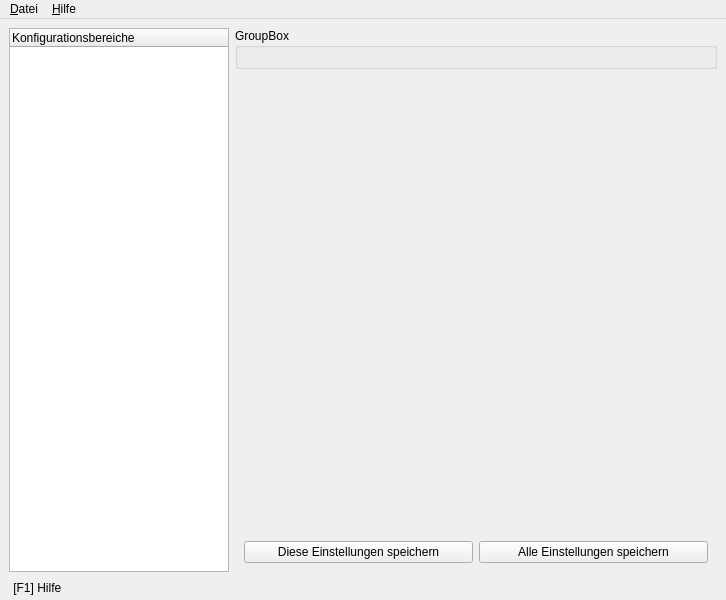
<?xml version="1.0" encoding="UTF-8"?>
<ui version="4.0">
 <class>opa</class>
 <widget class="QMainWindow" name="opa">
  <property name="geometry">
   <rect>
    <x>0</x>
    <y>0</y>
    <width>726</width>
    <height>600</height>
   </rect>
  </property>
  <property name="windowTitle">
   <string>OpenPhysio Administration</string>
  </property>
  <property name="windowIcon">
   <iconset resource="images/images.qrc">
    <normaloff>:/favicon.png</normaloff>:/favicon.png</iconset>
  </property>
  <widget class="QWidget" name="centralwidget">
   <layout class="QGridLayout" name="gridLayout">
    <item row="0" column="0" rowspan="3" colspan="2">
     <widget class="QTreeWidget" name="treeWidget">
      <property name="maximumSize">
       <size>
        <width>220</width>
        <height>16777215</height>
       </size>
      </property>
      <column>
       <property name="text">
        <string>Konfigurationsbereiche</string>
       </property>
      </column>
     </widget>
    </item>
    <item row="0" column="2" colspan="9">
     <widget class="QGroupBox" name="groupBox">
      <property name="title">
       <string>GroupBox</string>
      </property>
      <layout class="QGridLayout"/>
     </widget>
    </item>
    <item row="1" column="10">
     <spacer name="verticalSpacer">
      <property name="orientation">
       <enum>Qt::Vertical</enum>
      </property>
      <property name="sizeHint" stdset="0">
       <size>
        <width>20</width>
        <height>40</height>
       </size>
      </property>
     </spacer>
    </item>
    <item row="2" column="2" colspan="9">
     <widget class="QWidget" name="widget" native="true">
      <layout class="QGridLayout" name="gridLayout_2">
       <item row="0" column="0">
        <widget class="QPushButton" name="pbLocalSave">
         <property name="text">
          <string>Diese Einstellungen speichern</string>
         </property>
         <property name="icon">
          <iconset resource="images/images.qrc">
           <normaloff>:/save.png</normaloff>:/save.png</iconset>
         </property>
         <property name="iconSize">
          <size>
           <width>24</width>
           <height>24</height>
          </size>
         </property>
        </widget>
       </item>
       <item row="0" column="1">
        <widget class="QPushButton" name="pbSaveGlobal">
         <property name="text">
          <string>Alle Einstellungen speichern</string>
         </property>
         <property name="icon">
          <iconset resource="images/images.qrc">
           <normaloff>:/save.png</normaloff>:/save.png</iconset>
         </property>
         <property name="iconSize">
          <size>
           <width>24</width>
           <height>24</height>
          </size>
         </property>
        </widget>
       </item>
      </layout>
     </widget>
    </item>
   </layout>
  </widget>
  <widget class="QMenuBar" name="menubar">
   <property name="geometry">
    <rect>
     <x>0</x>
     <y>0</y>
     <width>726</width>
     <height>18</height>
    </rect>
   </property>
   <widget class="QMenu" name="menuDatei">
    <property name="title">
     <string>&amp;Datei</string>
    </property>
    <addaction name="actionSave"/>
    <addaction name="actionQuit"/>
   </widget>
   <widget class="QMenu" name="menuHilfe">
    <property name="title">
     <string>&amp;Hilfe</string>
    </property>
    <addaction name="actionHelp"/>
    <addaction name="actionAbout"/>
   </widget>
   <addaction name="menuDatei"/>
   <addaction name="menuHilfe"/>
  </widget>
  <widget class="QStatusBar" name="statusBar">
   <property name="sizeGripEnabled">
    <bool>false</bool>
   </property>
   <widget class="QLabel" name="statLab">
    <property name="geometry">
     <rect>
      <x>0</x>
      <y>0</y>
      <width>100</width>
      <height>30</height>
     </rect>
    </property>
    <property name="text">
     <string>    [F1] Hilfe</string>
    </property>
    <property name="alignment">
     <set>Qt::AlignLeading|Qt::AlignLeft|Qt::AlignTop</set>
    </property>
   </widget>
  </widget>
  <action name="actionQuit">
   <property name="icon">
    <iconset resource="images/images.qrc">
     <normaloff>:/exit.png</normaloff>:/exit.png</iconset>
   </property>
   <property name="text">
    <string>Beenden</string>
   </property>
  </action>
  <action name="actionAbout">
   <property name="icon">
    <iconset resource="images/images.qrc">
     <normaloff>:/info.png</normaloff>:/info.png</iconset>
   </property>
   <property name="text">
    <string>Über</string>
   </property>
  </action>
  <action name="actionHelp">
   <property name="icon">
    <iconset resource="images/images.qrc">
     <normaloff>:/help.png</normaloff>:/help.png</iconset>
   </property>
   <property name="text">
    <string>Programmhilfe</string>
   </property>
  </action>
  <action name="actionSave">
   <property name="icon">
    <iconset resource="images/images.qrc">
     <normaloff>:/save.png</normaloff>:/save.png</iconset>
   </property>
   <property name="text">
    <string>Einstellungen speichern</string>
   </property>
  </action>
 </widget>
 <resources>
  <include location="images/images.qrc"/>
 </resources>
 <connections/>
</ui>
